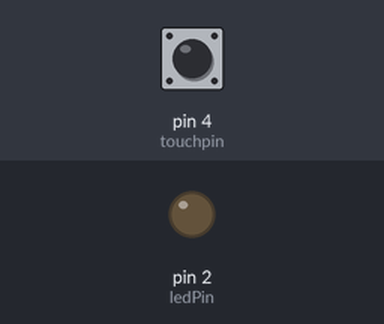
The sketch below on a simulated Arduino Uno, built with avr-gcc and run on an emulated ATmega328P. Shown: output pins drawn as LEDs (lit = HIGH). Inputs (shaded band) come from the test bench; at power-on: pin 4 (touchpin) LOW.

Above: at 1.4 s.
1.5 s: pin 4 (touchpin) pulled HIGH for 0.35 s
At 1.9 s:
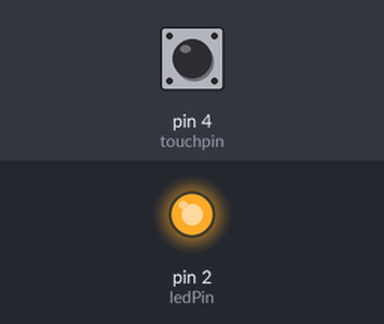
3.6 s: pin 4 (touchpin) pulled HIGH for 3.2 s
At 8.1 s:
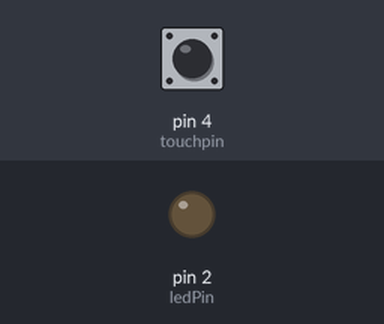
Timing chart, 0 to 9.6 s (numbered marks = the images above; inputs shaded):
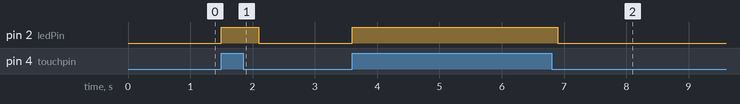

Measured:
- after the input at 1.5 s, pin 2 (ledPin): LOW → HIGH at once, → LOW 0.60 s later
- after the input at 3.6 s, pin 2 (ledPin): LOW → HIGH at once, → LOW 3.3 s later

The sketch:

led_with_touch_sensor.ino
```cpp
#define touchpin 4
int ledPin = 2;
void setup() {
  pinMode(touchpin, INPUT);
  pinMode(ledPin, OUTPUT);
}
void loop() {
  int touchValue = digitalRead(touchpin);
  if (touchValue == HIGH){
    digitalWrite(ledPin, HIGH);
  }
  else{
    digitalWrite(ledPin,LOW);
  }
  delay(300);
}
```
